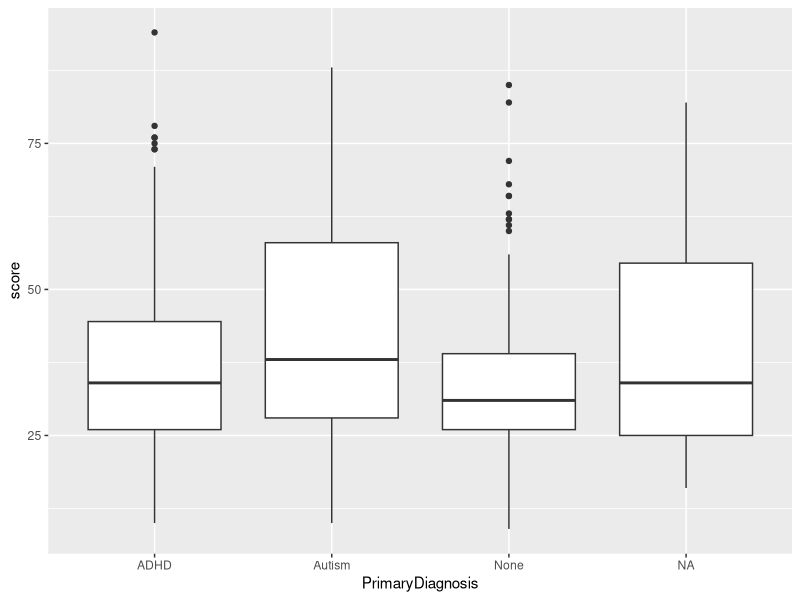
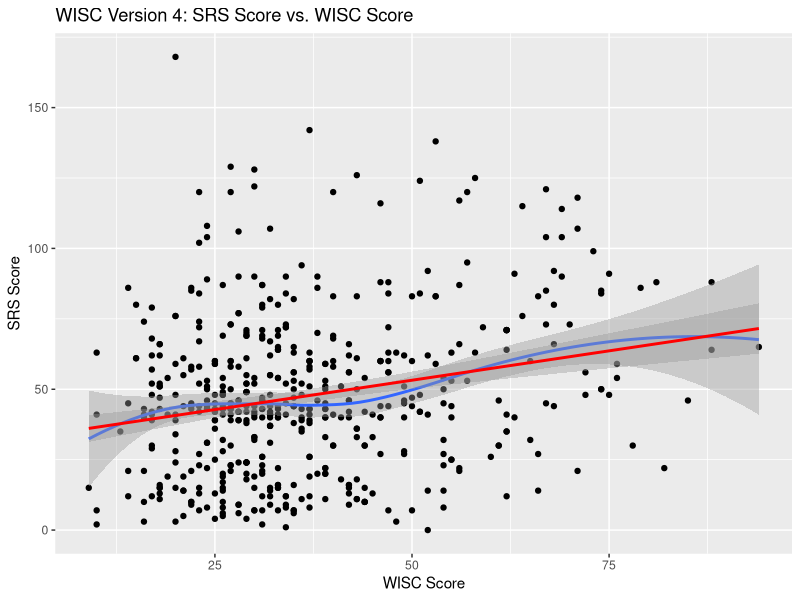
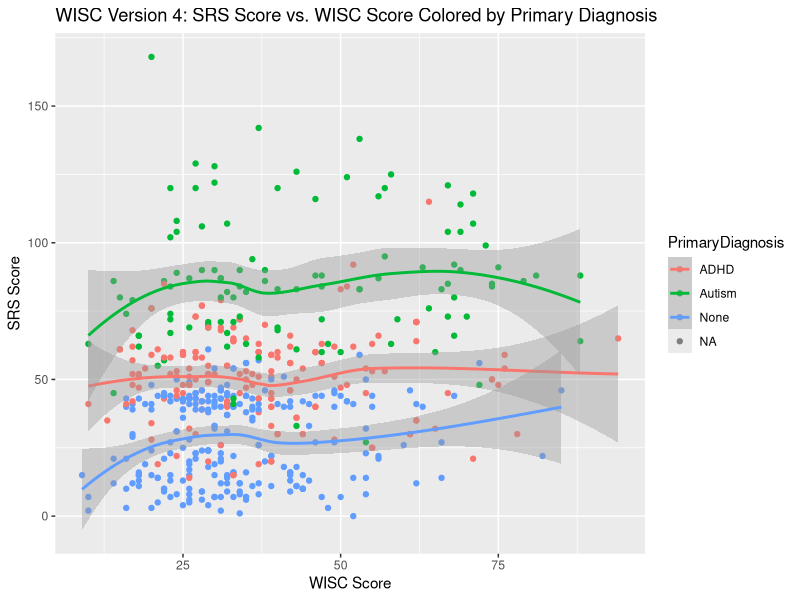
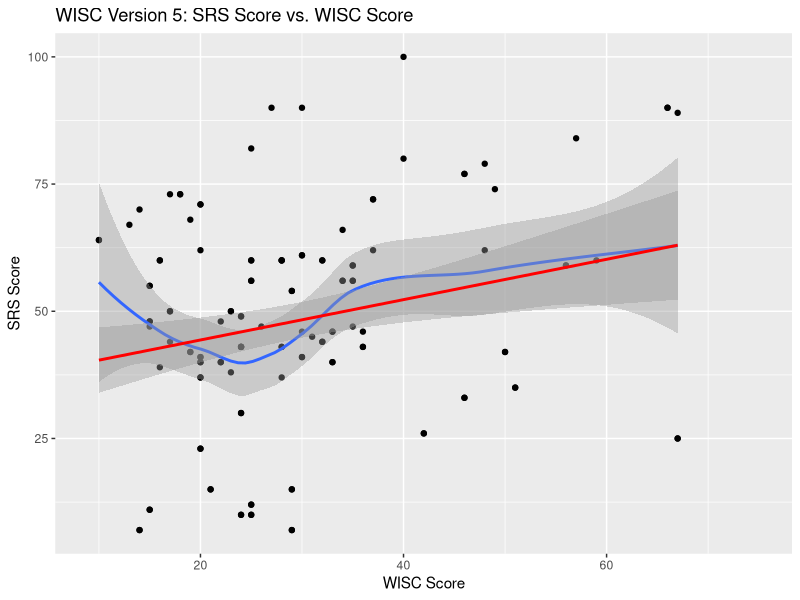
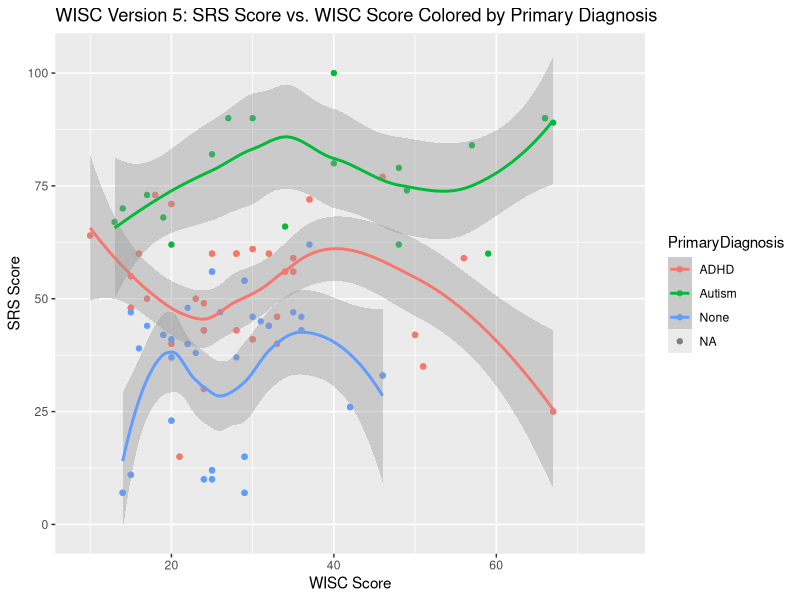
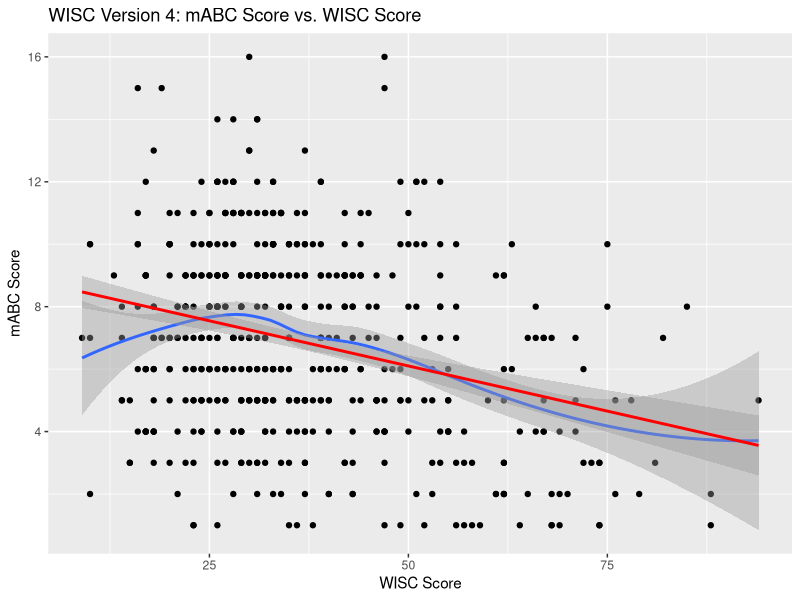
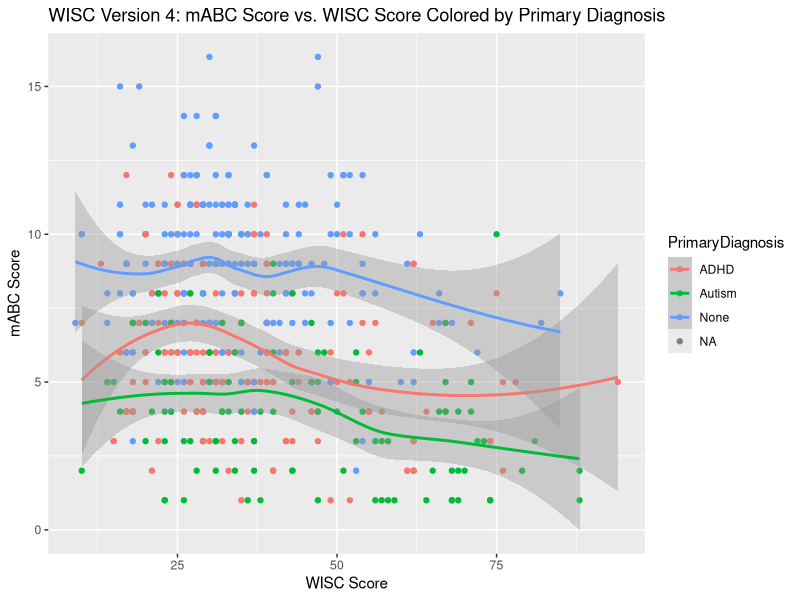
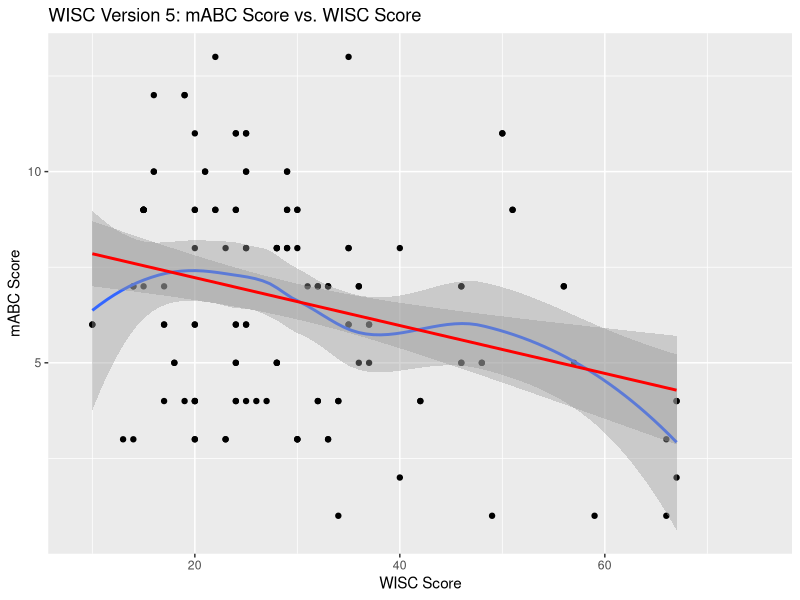

Recreate these plots in R, in order.
## ---- chunk 1
library(ggplot2)
library(dplyr)
library(RColorBrewer)
library(gridExtra)
## ---- chunk 2
wisc <- read.csv("KKI_WechslerIntelligenceScaleforChildren.csv")
#wisc <- na.omit(wisc)
wisc4 <- filter(wisc, WISC_VERSION == 4)
wisc5 <- filter(wisc, WISC_VERSION == 5)
wisc4GAI <- read.csv("wisc4GAI_lookup.csv")
wisc5GAI <- read.csv("wisc5GAI_lookup.csv")

kki.demo <- read.csv("KKI_demographicInfo.csv")
kki.social <- read.csv("KKI_SocialResponsivenessScaleQuestionnaire.csv")
kki.movement <- read.csv("KKI_movementAssessmentBatteryforChildren.csv")

wisc4$score <- rowSums(wisc4[,5:10])
wisc4$WISC5_Vocabulary <- NULL
wisc4$WISC5_Similarities <- NULL
wisc4$WISC5_BlockDesign <- NULL
wisc4$WISC5_MatrixReasoning <- NULL
wisc4$WISC5_FigureWeights <- NULL
wisc4 <- na.omit(wisc4)

wisc5$score <- rowSums(wisc5[,11:15])
wisc5$WISC4_Vocabulary <- NULL
wisc5$WISC4_Similarities <- NULL
wisc5$WISC4_BlockDesign <- NULL
wisc5$WISC4_MatrixReasoning <- NULL
wisc5$WISC4_FigureWeights <- NULL
wisc5$WISC4_Information <- NULL
wisc5$WISC4_PictureConcepts <- NULL
wisc5 <- na.omit(wisc5)
## ---- chunk 3
#Fix odd ID col
colnames(kki.demo)[1] <- "ID"
colnames(kki.social)[1] <- "ID"
colnames(kki.movement)[1] <- "ID"
kki <- merge(kki.demo,kki.social)
kki <- merge(kki,kki.movement)
#Now have all the data in a huge data frame
#Removing N/A values. Mostly removing second visits.
kki <- na.omit(kki)

#Combine kki with WISC version 4 data
kki.wisc4 <- full_join(kki, wisc4, by = 'ID')
kki.wisc4 <- filter(kki.wisc4, WISC_VERSION == 4)

#Combine kki with WISC version 5 data
kki.wisc5 <- full_join(kki, wisc5, by = 'ID')
kki.wisc5 <- filter(kki.wisc5, WISC_VERSION == 5)

kki2 <- filter(kki,PrimaryDiagnosis != "None",SecondaryDiagnosis ==c("Yes", "No"))
multdia <- filter(kki, PrimaryDiagnosis != "None", SecondaryDiagnosis =="Yes")
singdia <- filter(kki, PrimaryDiagnosis != "None" , SecondaryDiagnosis == "No")
nodia <- filter(kki, PrimaryDiagnosis =="None" , SecondaryDiagnosis =="No")
## ---- chunk 4
ggplot(data = kki.wisc4, aes(x = PrimaryDiagnosis, y = score)) + geom_boxplot()
## ---- chunk 5
ggplot(data = kki.wisc4, aes(x = score, y = SRS_TotalRawScore)) + geom_point() + ggtitle("WISC Version 4: SRS Score vs. WISC Score") + labs(x = "WISC Score", y = "SRS Score") + geom_smooth() + geom_smooth(method = 'lm', colour = 'red')

ggplot(data = kki.wisc4, aes(x = score, y = SRS_TotalRawScore, colour = PrimaryDiagnosis)) + geom_point() + ggtitle("WISC Version 4: SRS Score vs. WISC Score Colored by Primary Diagnosis") + labs(x = "WISC Score", y = "SRS Score") + geom_smooth()

ggplot(data = kki.wisc5, aes(x = score, y = SRS_TotalRawScore)) + geom_point() + ggtitle("WISC Version 5: SRS Score vs. WISC Score") + labs(x = "WISC Score", y = "SRS Score") + geom_smooth() + geom_smooth(method = 'lm', colour = 'red')

ggplot(data = kki.wisc5, aes(x = score, y = SRS_TotalRawScore, colour = PrimaryDiagnosis)) + geom_point() + ggtitle("WISC Version 5: SRS Score vs. WISC Score Colored by Primary Diagnosis") + labs(x = "WISC Score", y = "SRS Score") + geom_smooth()

#ggplot(data = kki.wisc4, aes(x = WISC_VERSION, y = score)) + geom_boxplot() + geom_boxplot(data = kki.wisc5, aes(x = WISC_VERSION, y = score))
## ---- chunk 6
ggplot(data = kki.wisc4, aes(x = score, y = mABC_TotalStandardScore)) + geom_point() + ggtitle("WISC Version 4: mABC Score vs. WISC Score") + labs(x = "WISC Score", y = "mABC Score") + geom_smooth() + geom_smooth(method = 'lm', colour = 'red')

ggplot(data = kki.wisc4, aes(x = score, y = mABC_TotalStandardScore, colour = PrimaryDiagnosis)) + geom_point() + ggtitle("WISC Version 4: mABC Score vs. WISC Score Colored by Primary Diagnosis") + labs(x = "WISC Score", y = "mABC Score") + geom_smooth()

ggplot(data = kki.wisc5, aes(x = score, y = mABC_TotalStandardScore)) + geom_point() + ggtitle("WISC Version 5: mABC Score vs. WISC Score") + labs(x = "WISC Score", y = "mABC Score") + geom_smooth() + geom_smooth(method = 'lm', colour = 'red')

ggplot(data = kki.wisc5, aes(x = score, y = mABC_TotalStandardScore, colour = PrimaryDiagnosis)) + geom_point() + ggtitle("WISC Version 5: mABC Score vs. WISC Score Colored by Primary Diagnosis") + labs(x = "WISC Score", y = "mABC Score") + geom_smooth()
## ---- chunk 7
ggplot(data = kki.wisc4, aes(x = score, y = mABC_Balance.Component.StandardScore)) + geom_point() + ggtitle("WISC Version 4: mABC Balance vs. WISC Score") + labs(x = "WISC Score", y = "mABC Balance") + geom_smooth() + geom_smooth(method = 'lm', colour = 'red')

ggplot(data = kki.wisc4, aes(x = score, y = mABC_Balance.Component.StandardScore, colour = PrimaryDiagnosis)) + geom_point() + ggtitle("WISC Version 4: mABC Balance vs. WISC Score Colored by Primary Diagnosis") + labs(x = "WISC Score", y = "mABC Balance") + geom_smooth()

ggplot(data = kki.wisc5, aes(x = score, y = mABC_Balance.Component.StandardScore)) + geom_point() + ggtitle("WISC Version 5: mABC Balance vs. WISC Score") + labs(x = "WISC Score", y = "mABC Balance") + geom_smooth() + geom_smooth(method = 'lm', colour = 'red')

ggplot(data = kki.wisc5, aes(x = score, y = mABC_Balance.Component.StandardScore, colour = PrimaryDiagnosis)) + geom_point() + ggtitle("WISC Version 5: mABC Balance vs. WISC Score Colored by Primary Diagnosis") + labs(x = "WISC Score", y = "mABC Balance") + geom_smooth()
## ---- chunk 8
ggplot(data = kki.wisc4, aes(x = score, y = mABC_ManualDexterity.Component.StandardScore)) + geom_point() + ggtitle("WISC Version 4: mABC Dexterity vs. WISC Score") + labs(x = "WISC Score", y = "mABC Dexterit") + geom_smooth() + geom_smooth(method = 'lm', colour = 'red')

ggplot(data = kki.wisc4, aes(x = score, y = mABC_ManualDexterity.Component.StandardScore, colour = PrimaryDiagnosis)) + geom_point() + ggtitle("WISC Version 4: mABC Dexterity vs. WISC Score Colored by Primary Diagnosis") + labs(x = "WISC Score", y = "mABC Dexterity") + geom_smooth()

ggplot(data = kki.wisc5, aes(x = score, y = mABC_ManualDexterity.Component.StandardScore)) + geom_point() + ggtitle("WISC Version 5: mABC Dexterity vs. WISC Score") + labs(x = "WISC Score", y = "mABC Dexterity") + geom_smooth() + geom_smooth(method = 'lm', colour = 'red')

ggplot(data = kki.wisc5, aes(x = score, y = mABC_ManualDexterity.Component.StandardScore, colour = PrimaryDiagnosis)) + geom_point() + ggtitle("WISC Version 5: mABC Dexterity vs. WISC Score Colored by Primary Diagnosis") + labs(x = "WISC Score", y = "mABC Dexterity") + geom_smooth()
## ---- chunk 9
ggplot(data = kki.wisc4, aes(x = score, y = mABC_AimingAndCatching.Component.StandardScore)) + geom_point() + ggtitle("WISC Version 4: mABC AimingAndCatching vs. WISC Score") + labs(x = "WISC Score", y = "mABC AimingAndCatching") + geom_smooth() + geom_smooth(method = 'lm', colour = 'red')

ggplot(data = kki.wisc4, aes(x = score, y = mABC_AimingAndCatching.Component.StandardScore, colour = PrimaryDiagnosis)) + geom_point() + ggtitle("WISC Version 4: mABC AimingAndCatching vs. WISC Score Colored by Primary Diagnosis") + labs(x = "WISC Score", y = "mABC AimingAndCatching") + geom_smooth()

ggplot(data = kki.wisc5, aes(x = score, y = mABC_AimingAndCatching.Component.StandardScore)) + geom_point() + ggtitle("WISC Version 5: mABC AimingAndCatching vs. WISC Score") + labs(x = "WISC Score", y = "mABC AimingAndCatching") + geom_smooth() + geom_smooth(method = 'lm', colour = 'red')

ggplot(data = kki.wisc5, aes(x = score, y = mABC_AimingAndCatching.Component.StandardScore, colour = PrimaryDiagnosis)) + geom_point() + ggtitle("WISC Version 5: mABC AimingAndCatching vs. WISC Score Colored by Primary Diagnosis") + labs(x = "WISC Score", y = "mABC AimingAndCatching") + geom_smooth()
## ---- chunk 10
Move.Age <- ggplot(data = kki.wisc4, aes(x = mABC_AGE, y = score, colour = PrimaryDiagnosis)) + geom_point(alpha = .3) + geom_jitter() + geom_smooth() + theme(legend.position = 'none')
#low correlation between age and motor skills in all 
# groups
## ---- chunk 11
SRS.Age <- ggplot(data = kki.wisc4, aes(x = SRS_AGE, y = score, colour = PrimaryDiagnosis)) + geom_point(alpha = .3) + geom_jitter() + geom_smooth() + theme(legend.position = 'none')
#again no real relationship
## ---- chunk 12
grid.arrange(Move.Age,SRS.Age, nrow = 1)
